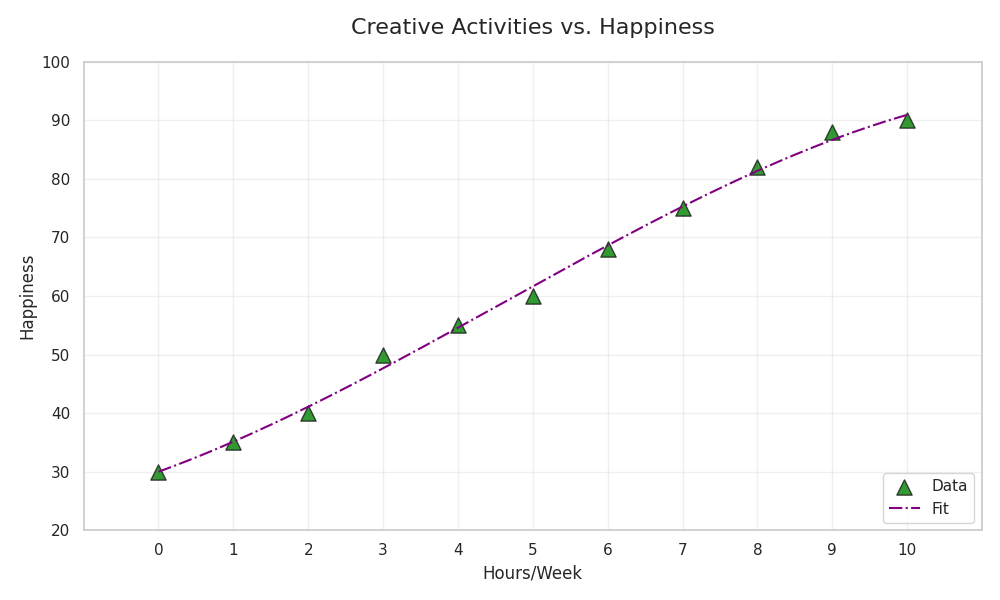

Recreate this plot in Python.
import matplotlib.pyplot as plt
import numpy as np
from scipy.optimize import curve_fit

creative_hours = np.array([0, 1, 2, 3, 4, 5, 6, 7, 8, 9, 10])
happiness_levels = np.array([30, 35, 40, 50, 55, 60, 68, 75, 82, 88, 90])

def cubic_fit(x, a, b, c, d):
    return a * x**3 + b * x**2 + c * x + d

cubic_params, _ = curve_fit(cubic_fit, creative_hours, happiness_levels)

hours_range = np.linspace(min(creative_hours), max(creative_hours), 300)
fitting_curve = cubic_fit(hours_range, *cubic_params)

plt.figure(figsize=(10, 6))
plt.scatter(creative_hours, happiness_levels, color='green', marker='^', label='Data', alpha=0.8, edgecolors='k', s=120)
plt.plot(hours_range, fitting_curve, color='purple', linestyle='-.', linewidth=1.5, label='Fit')

plt.title("Creative Activities vs. Happiness", fontsize=16, pad=20)
plt.xlabel("Hours/Week", fontsize=12)
plt.ylabel("Happiness", fontsize=12)
plt.legend(loc='lower right')
plt.grid(True, linestyle='-', alpha=0.3)
plt.xlim(min(creative_hours) - 1, max(creative_hours) + 1)
plt.ylim(20, 100)
plt.xticks(np.arange(0, 11, 1))
plt.yticks(np.arange(20, 101, 10))
plt.tight_layout()
plt.show()
